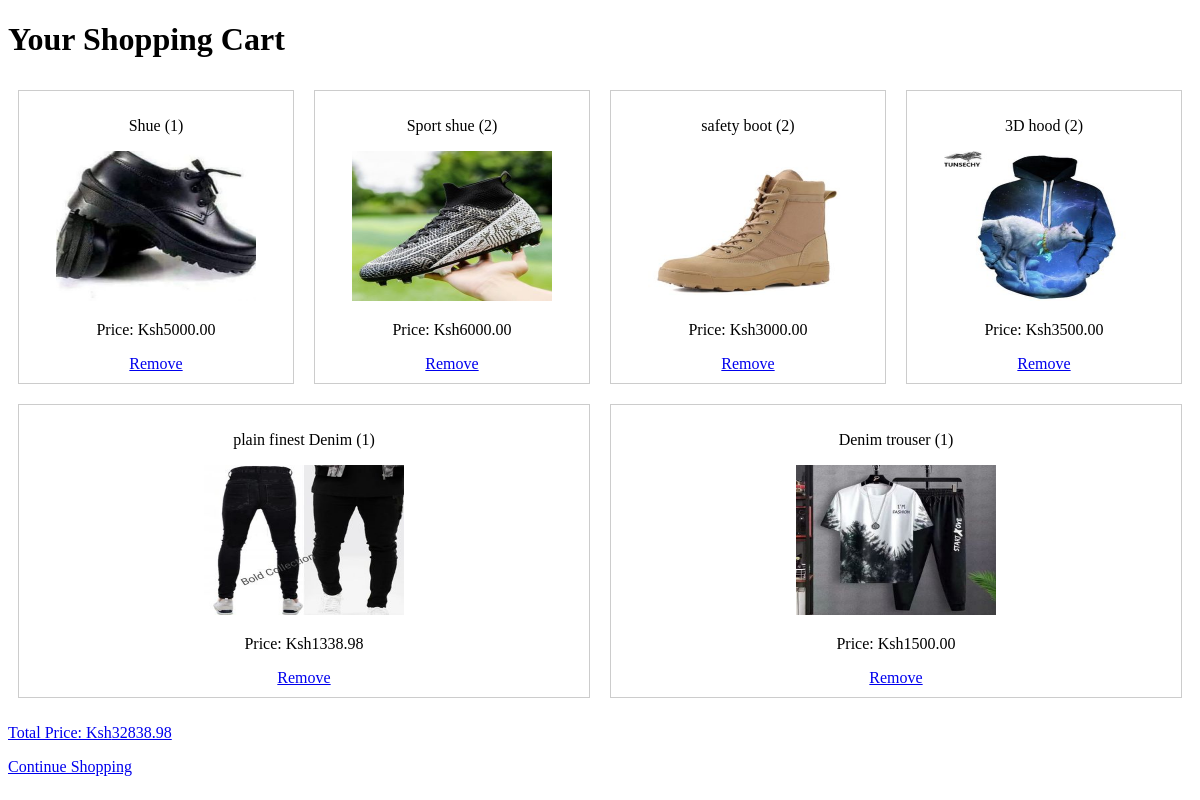
The app's page /cart/ (signed in) with its own data.
### masterapp/models.py (models this page shows, shortened)
class CartItem(models.Model):
    price = models.DecimalField(max_digits=10, decimal_places=2, default=0)
    product = models.ForeignKey(Product, null=True, blank=True, on_delete=models.CASCADE)
    footwear = models.ForeignKey(Footwear, null=True, blank=True, on_delete=models.CASCADE)
    quantity = models.PositiveIntegerField(default=0)
    user = models.ForeignKey(User, on_delete=models.CASCADE, default=1)
    date_added = models.DateTimeField(auto_now_add=True)

class Product(models.Model):
    name = models.CharField(max_length=100)
    description = models.TextField(null=True)
    price = models.DecimalField(max_digits=10, decimal_places=2)
    image = models.ImageField(upload_to='products/')

### masterapp/views.py (the view)
# urls.py: path('cart/', views.view_cart, name='view_cart'),
def view_cart(request):
    cart_items = CartItem.objects.filter(user=request.user)
    total_price = sum(item.product.price * item.quantity for item in cart_items)
    return render(request, 'cart.html', {'cart_items': cart_items, 'total_price': total_price})

### templates/cart.html (shortened to what this page needs)
{% load static %}
<!DOCTYPE html>
<html lang="en">
<head>
</head>
<body>
         <h1>Your Shopping Cart</h1>
        <div class="product-list">
        {% for item in cart_items %}
        <div class="product-item">
            <p>{{ item.product.name }} ({{ item.quantity }})</p>
            <img src="{{ item.product.image.url }}" alt="{{ item.product.name }}" width="200" height="150">
            <p>Price: Ksh{{ item.product.price }}</p>
            <a href="{% url 'masterapp:remove_from_cart' item.id %}">Remove</a>
        </div>
        {% empty %}
        <p>Your cart is empty.</p>
        {% endfor %}
        </div>
        <a href="payment"><p>Total Price: Ksh{{ total_price }}</p></a>
        <a href="{% url 'masterapp:product_list' %}">Continue Shopping</a>
</body>
</html>

### templates/cart.html (style rules this page uses)
.product-list { display: flex; flex-wrap: wrap; justify-content: space-between; list-style: none; padding: 0; }
.product-item { flex: 1; margin: 10px; border: 1px solid #ccc; padding: 10px; text-align: center; }

### records on screen
CartItem: product.name "Shue", quantity "1", product.image (picture), product.price "5000.00"
CartItem: product.name "Sport shue", quantity "2", product.image (picture), product.price "6000.00"
CartItem: product.name "safety boot", quantity "2", product.image (picture), product.price "3000.00"
CartItem: product.name "3D hood", quantity "2", product.image (picture), product.price "3500.00"
CartItem: product.name "plain finest Denim", quantity "1", product.image (picture), product.price "1338.98"
CartItem: product.name "Denim trouser", quantity "1", product.image (picture), product.price "1500.00"

### other values on screen
{{ total_price }} "32838.98"
